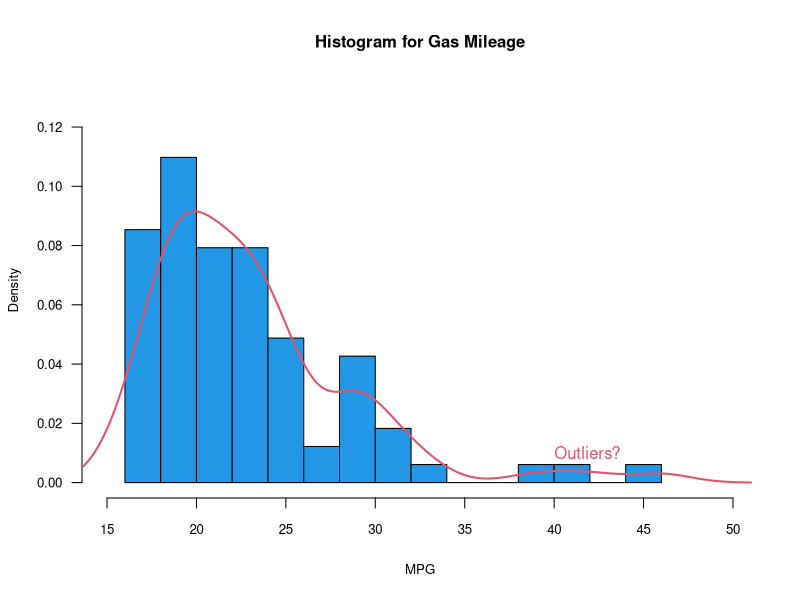
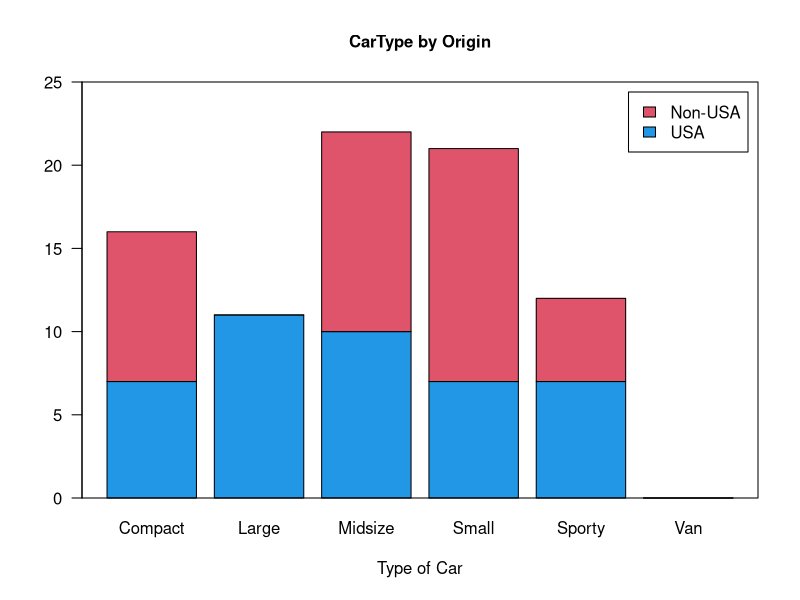
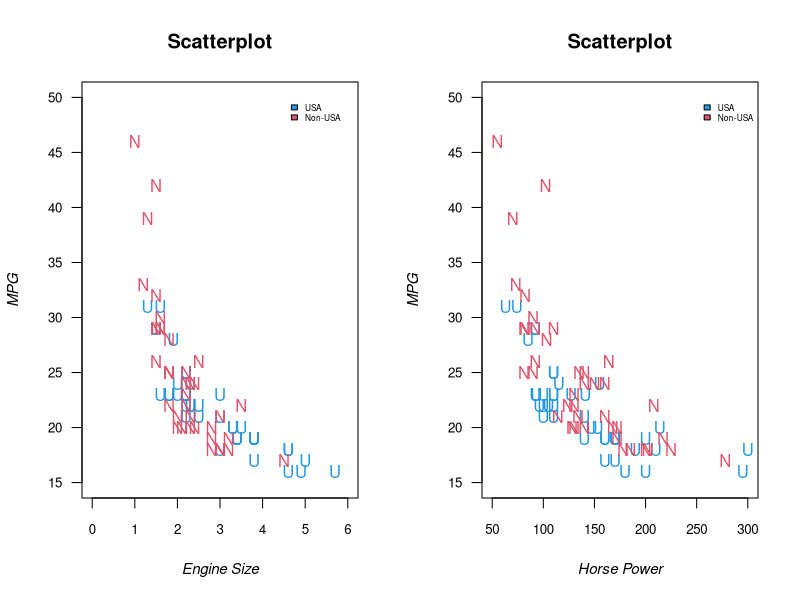
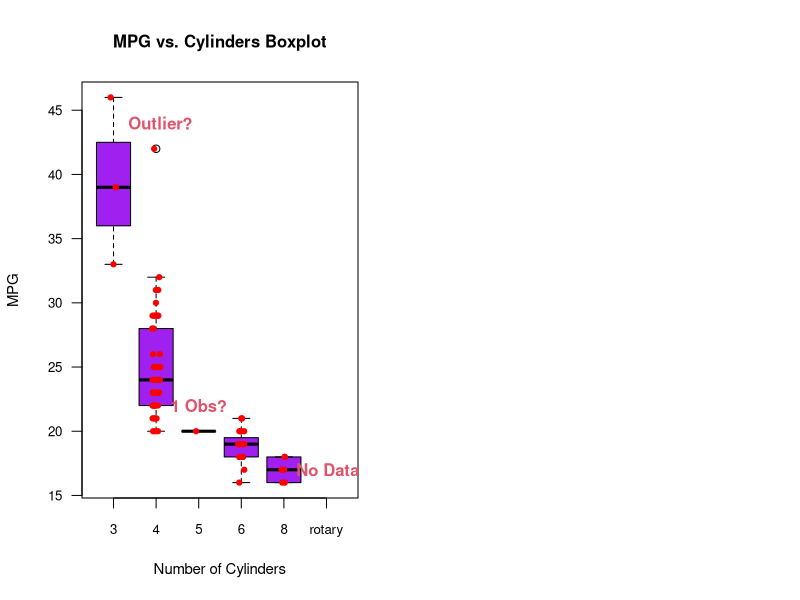

Here is the R script that generated these plots, in order:

#R SCRIPT TO IMPLEMENT LINEAR REGRESSION ON WINE DATASET

#SET THE WORKING DIRECTORY FOR R
setwd("C:\\Users\\dell.hsk\\Desktop\\SGX_Repository\\KP-Tech\\R\\Data\\Practice Datasets")
getwd()

#WE WILL USE R DATASET FOR ANALYSIS
library("MASS")
Cars93Data <- Cars93
attach(Cars93Data)

#DATASET AT FIRST SIGHT - HOW DOES IT LOOK?
dim(Cars93Data)       #NUMBER OF ROWS/COLUMNS IN DATASET
str(Cars93Data)       #DATASET LAYOUT OR STRUCTURE
summary(Cars93Data)   #DATASET SUMMARY
head(Cars93Data)      #STARTING FEW RECORDS

#TREAT NA'S
Cars93Data.v1 <- na.omit(Cars93Data)
dim(Cars93Data.v1)

#LETS REMOVE VARIABLES WHICH DOESN'T HAVE DIRECT RELATION WITH CAR MILEAGE
Variables <- setdiff(colnames(Cars93Data.v1), c("MPG.highway", "Model", "AirBags", "DriveTrain", "Man.trans.avail", "Origin", "Make", "Luggage.room", "Rear.seat.room", "Turn.circle", "Manufacturer"))
Variables

#SPLIT QUANTITATIVE & CATEGORICAL VARIABLES IN TWO VECTORS
NumVars <- Variables[sapply(Cars93Data.v1[,Variables], class) %in% c("numeric", "integer")]
NumVars

CatVars <- Variables[sapply(Cars93Data.v1[,Variables], class) %in% c("factor")]
CatVars

#LETS ALSO SET THE ROW NAMES FOR OUR DATASET
rownames(Cars93Data.v1) <- Cars93Data.v1$Make
rownames(Cars93Data.v1)

#CORRELATION MATRIX FOR NUMERIC VARIABLES
round(cor(Cars93Data.v1[,NumVars]),3)

#VISUALIZATION OF DATA
attach(Cars93Data.v1) #ATTACH DATASET TO R SESSION

#HISTOGRAM ON MPG
hist(MPG.city, main = "Histogram for Gas Mileage", probability = T, xlim = c(15, 50), xlab = "MPG", ylim = c(0, 0.13), breaks = 12, las = 1, col = 4, cex.main = 1, cex.lab = 0.8, cex.axis = 0.8)
lines(density(MPG.city), col = 2, lwd = 2)
text(x = 40, y = 0.01, label = "Outliers?", adj = 0, col = 2)

#STACKED BAR CHART - CAR TYPE VS. ORIGIN
CatTab <- table(Origin, Type) #CONTIGENCY/FREQUENCY TABLE
barplot(CatTab, main = "CarType by Origin", cex.main = 1, ylim = c(0, 25), xlab = "Type of Car", cex.lab = 1, las = 1, legend.text = c("USA", "Non-USA"), col = c(4, 2))
box()

#CREATE NEW VARIABLE 'TYPE1', WITHOUT CATEGORY 'VAN'
Cars93Data.v1$Type1 <- factor(Cars93Data.v1$Type)
levels(Cars93Data.v1$Type1)

#SPLIT SCREEN AND PLOT TWO HISTOGRAMS
par(mfrow = c(1,2))
plot(EngineSize[Origin == "USA"], MPG.city[Origin == "USA"], main = "Scatterplot", xlab = "Engine Size", , xlim = c(0, 6), ylab = "MPG", ylim = c(15, 50), las = 1, col = 4, cex.lab = 0.9, cex.axis = 0.8, pch = "U", font.lab = 3)
points(EngineSize[Origin == "non-USA"], MPG.city[Origin == "non-USA"], col = 2, pch = "N")
legend(x = 4.5, y = 50, legend = c("USA", "Non-USA"), fill = c(4, 2), cex = 0.5, bty = "n")
plot(Horsepower[Origin == "USA"], MPG.city[Origin == "USA"], main = "Scatterplot", xlab = "Horse Power", ylab = "MPG", xlim = c(50, 300), ylim = c(15, 50), las = 1, col = 4, cex.lab = 0.9, cex.axis = 0.8, pch = "U", font.lab = 3)
points(Horsepower[Origin == "non-USA"], MPG.city[Origin == "non-USA"], col = 2, pch = "N")
legend(x = 250, y = 50, legend = c("USA", "Non-USA"), fill = c(4, 2), cex = 0.5, bty = "n")

#BOXPLOTS
boxplot(MPG.city ~ Cylinders, main = "MPG vs. Cylinders Boxplot", xlab = "Number of Cylinders", ylab = "MPG", las = 1, col = "purple", cex.main = 1, cex.lab = 0.9, cex.axis = 0.8, col.label = 2)
text(x = 2.1, y = 44, labels = "Outlier?", col = 2, font = 2)
text(x = 3, y = 22, labels = "1 Obs?", col = 2, font = 2)
text(x = 6.1, y = 17, labels = "No Data!", col = 2, font = 2)
stripchart(MPG.city ~ Cylinders, vertical = TRUE, method = "jitter", pch = 19, add = TRUE, col = "red", cex = 0.7)

#ORGANIZE LEVELS FOR CYLINDERS
Cars93Data.v1$Cylinders <- factor(Cars93Data.v1$Cylinders)
summary(Cars93Data.v1$Cylinders)

#SPLIT THE DATA IN TRAINING SET AND TEST SET
Cars93Data.v1$Sampling <- runif(dim(Cars93Data.v1)[1])
TrainSet <- subset(Cars93Data.v1, Cars93Data.v1$Sampling > 0.1)
dim(TrainSet)
TestSet <- subset(Cars93Data.v1, Cars93Data.v1$Sampling < 0.1)
dim(TestSet)

#BUILD THE FORMULA
Predictors <- paste(c("EngineSize", "Horsepower", "Weight", "Origin", "Cylinders", "Fuel.tank.capacity"), collapse = "+")
Formula <- paste("MPG.city", Predictors, sep = "~")
Formula

#BUILD THE MODEL
Model <- lm(Formula, data = TrainSet)
Model
attributes(Model)
summary(Model)

#APPLYING BACKWARD SELECTION 
step(Model, direction = "backward")

#MAKE PREDICTIONS ON TEST SET
TestSet$MPG.PRED <- predict(Model, newdata = TestSet)
TestSet[,c("MPG.city", "MPG.PRED")]
